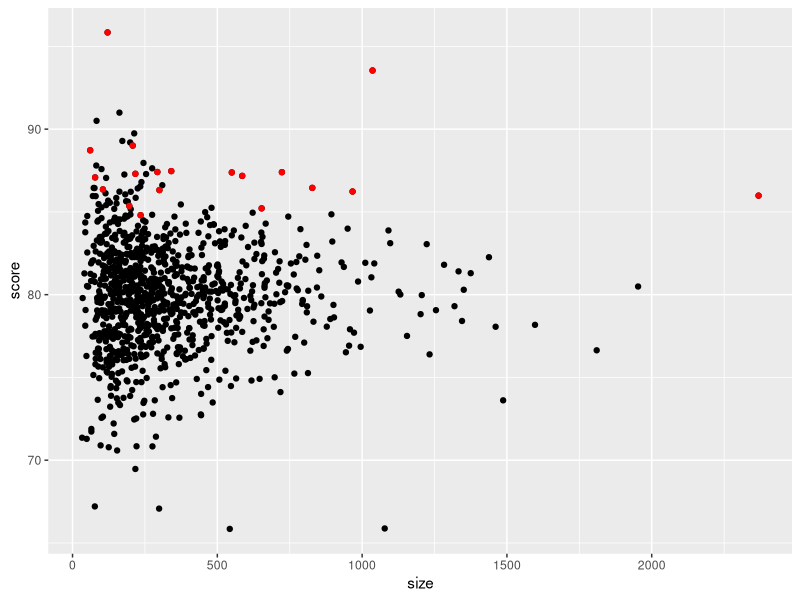
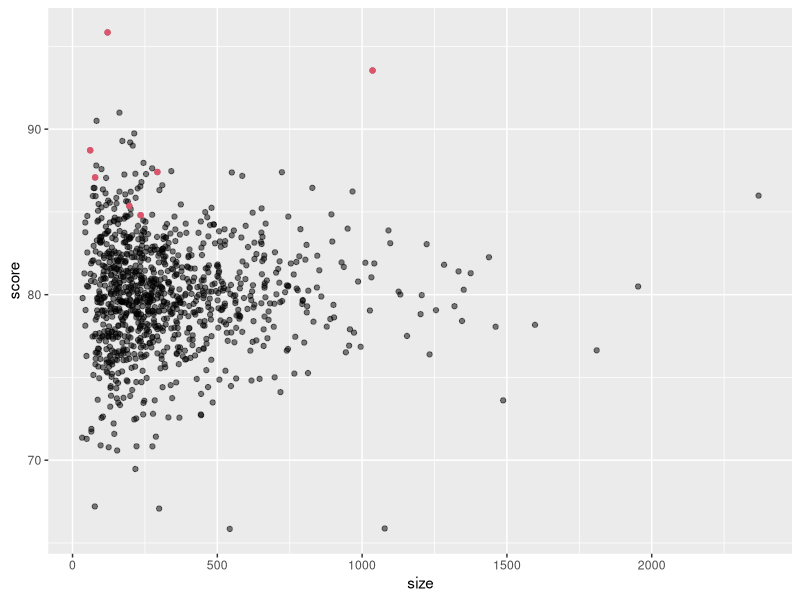
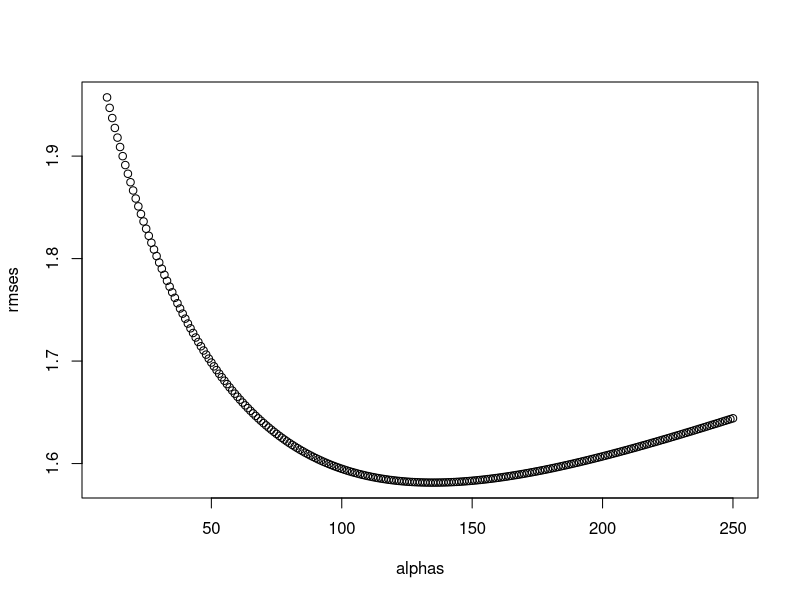
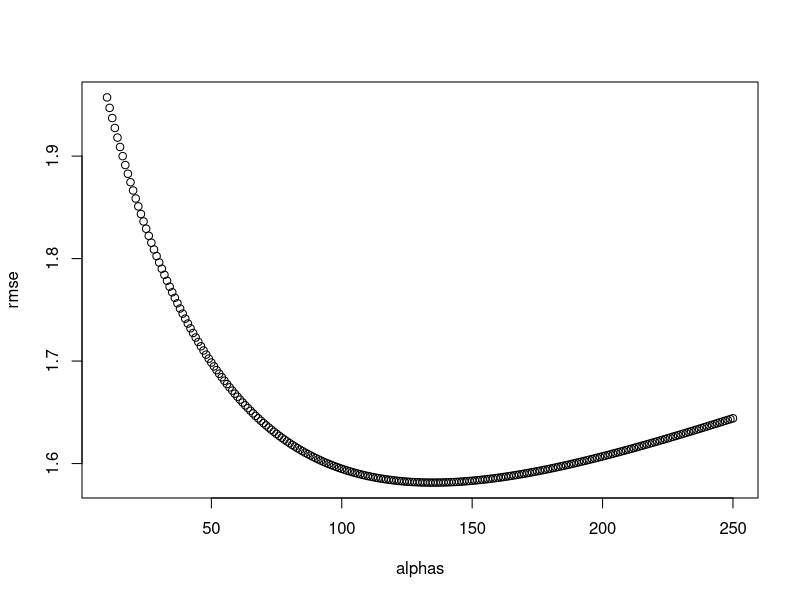
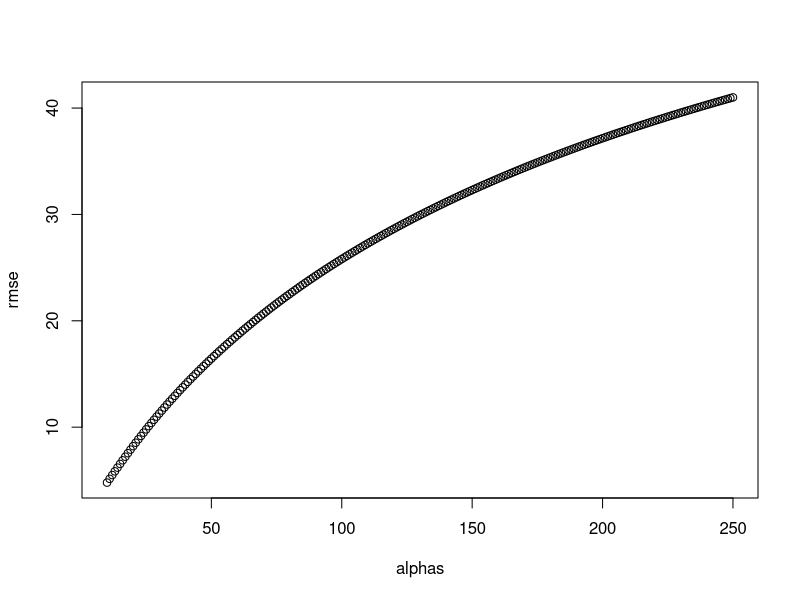
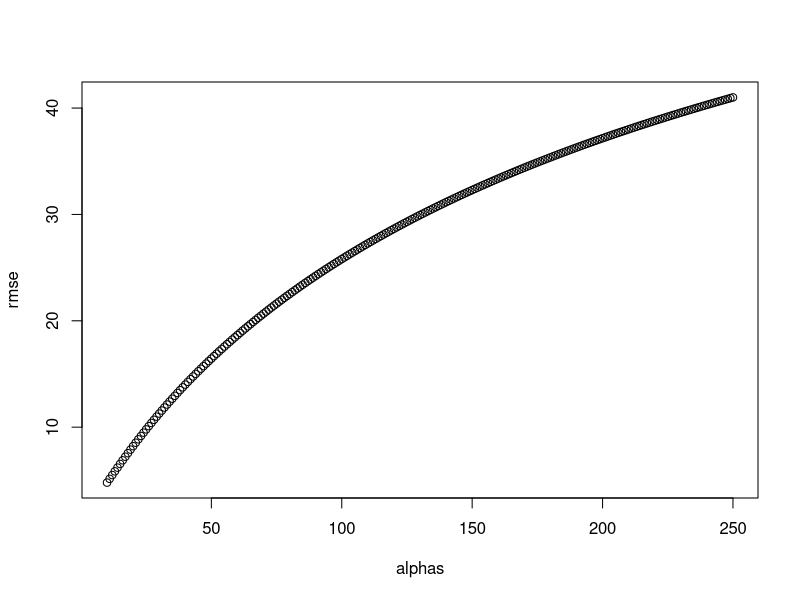

Source code (R) for these figures, in order:
# Comprehension check: regularization
library(tidyverse)
library(caret)

# First, let's simulate the number of students in each school
set.seed(1986, sample.kind="Rounding")
n <- round(2^rnorm(1000, 8, 1))

# Now let's assign a true quality for each school that is completely 
# independent from size. This is the parameter we want to estimate 
# in our analysis. 
set.seed(1, sample.kind="Rounding")
mu <- round(80 + 2*rt(1000, 5))
range(mu)
schools <- data.frame(id = paste("PS",1:1000),
                      size = n,
                      quality = mu,
                      rank = rank(-mu))

# We can see the top 10 schools 
schools %>% top_n(10, quality) %>% arrange(desc(quality))

# Now let's have the students in the school take a test. 
# There is random variability in test taking, so we will simulate 
# the test scores as normally distributed with the average 
# determined by the school quality with a standard deviation 
# of 30 percentage points. 
set.seed(1, sample.kind="Rounding")
mu <- round(80 + 2*rt(1000, 5))

scores <- sapply(1:nrow(schools), function(i){
  scores <- rnorm(schools$size[i], schools$quality[i], 30)
  scores
})
schools <- schools %>% mutate(score = sapply(scores, mean))

# Q1 Top schools
schools %>% top_n(10, score) %>% arrange(desc(score)) %>% select(id, size, score)

# Q2 Median schools
median(schools$size)
schools %>% top_n(10, score) %>% .$size %>% median()

# Q3 bottom 10
median(schools$size)
schools %>% top_n(-10, score) %>% .$size %>% median()

# Q4
# Plot the average score versus school size to see what's going on. Highlight the top 10 schools based on the true quality.
summary(schools)
top_schools <- schools %>% top_n(10, quality) %>% arrange(desc(quality))
dim(top_schools)
top_schools
schools %>% ggplot(aes(size, score)) + 
  geom_point() +
  geom_point(data=top_schools, aes(size, score), colour="red")
# Mallivastaus
schools %>% ggplot(aes(size, score)) +
  geom_point(alpha = 0.5) +
  geom_point(data = filter(schools, rank<=10), col = 2) 

# Q5 
overall <- mean(sapply(scores, mean))
overall
alpha <- 25
school_score_avgs <- schools %>% mutate(score_regzd = overall + size * (score - overall) / (size + alpha))
summary(school_score_avgs)
school_score_avgs[which.max(school_score_avgs$score_regzd),]
school_score_avgs %>% top_n(10, score) %>% arrange(desc(score_regzd)) 
# Mallivastaus
alpha <- 25
score_reg <- sapply(scores, function(x)  overall + sum(x-overall)/(length(x)+alpha))
schools %>% mutate(score_reg = score_reg) %>%
  top_n(10, score_reg) %>% arrange(desc(score_reg))
summary(score_reg)

# Q6
RMSE <- function(alpha){
  temp <- schools %>% mutate(score_reg = overall + size*(score - overall)/(size + alpha))
  sqrt(mean((temp$quality - temp$score_reg)^2))
}
alphas <- seq(10, 250, 1)
rmses <- sapply(alphas, RMSE)
plot(alphas, rmses)
rmses[which.min(alphas)]
alphas[which.min(rmses)]
# Mallivastaus
alphas <- seq(10,250)
rmse <- sapply(alphas, function(alpha){
  score_reg <- sapply(scores, function(x) overall+sum(x-overall)/(length(x)+alpha))
  sqrt(mean((score_reg - schools$quality)^2))
})
plot(alphas, rmse)
alphas[which.min(rmse)]  

# Q7
alpha <- 135
score_reg2 <- sapply(scores, function(x)  overall + sum(x-overall)/(length(x)+alpha))
schools %>% mutate(score_reg2 = score_reg2) %>%
  top_n(10, score_reg2) %>% arrange(desc(score_reg2))
# Mallivastaus
alpha <- alphas[which.min(rmse)]  
score_reg <- sapply(scores, function(x)
  overall+sum(x-overall)/(length(x)+alpha))
schools %>% mutate(score_reg = score_reg) %>%
  top_n(10, score_reg) %>% arrange(desc(score_reg))

# Q8
alphas <- seq(10,250)
rmse <- sapply(alphas, function(alpha){
  score_reg <- sapply(scores, function(x) sum(x)/(length(x)+alpha))
  sqrt(mean((score_reg - schools$quality)^2))
})
plot(alphas, rmse)
alphas[which.min(rmse)] 
# Mallivastaus
alphas <- seq(10,250)
rmse <- sapply(alphas, function(alpha){
  score_reg <- sapply(scores, function(x) sum(x)/(length(x)+alpha))
  sqrt(mean((score_reg - schools$quality)^2))
})
plot(alphas, rmse)
alphas[which.min(rmse)]  